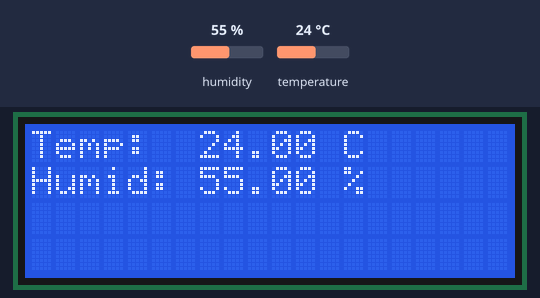
Bench run of a sketch on a simulated Arduino Uno, built with avr-gcc and run on an emulated ATmega328P. On the bench: 20×4 character LCD. The test bench sets the inputs (shaded band); at power-on: humidity 55 %, temperature 24 °C.

Above: at 1.2 s.
1.3 s: humidity set to 22 %
At 3.3 s:
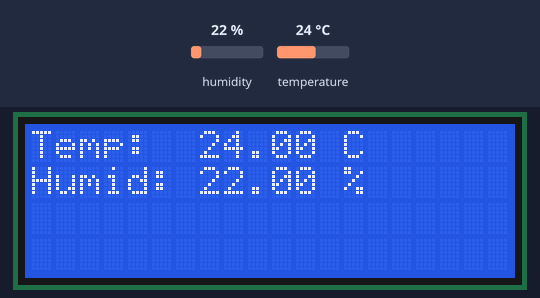
4.1 s: temperature set to 12 °C
At 6.2 s:
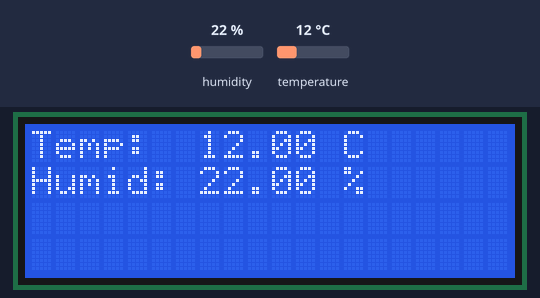
6.9 s: humidity set to 40 %
At 9.6 s:
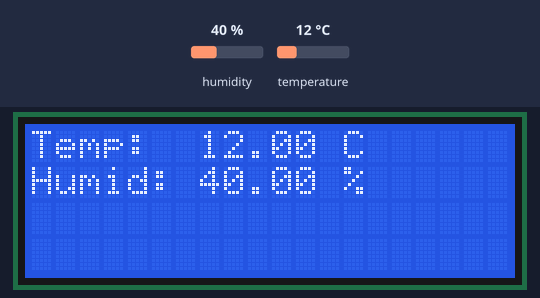
10.4 s: temperature set to 19 °C
Timing chart, 0 to 13.4 s (numbered marks = the images above; inputs shaded):
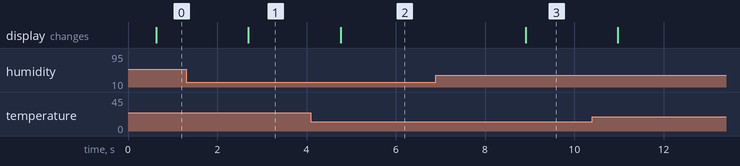

Measured:
- after the input at 1.3 s, the display: changes after 1.4 s (image 1)
- after the input at 4.1 s, the display: changes after 0.67 s (image 2)
- after the input at 6.9 s, the display: changes after 2.0 s (image 3)

The sketch:

sketch_apr03b-DHT-11_temperature_mini.ino
```cpp
/*
  LCD Display with I2C Interface and DHT-11 Temp/Humid Sensor

  NewLiquidCrystal Library  :  https://github.com/marcmerlin/NewLiquidCrystal
  DHT Libraries from Adafruit : Adafruit Unified sensor et Adafruit AM2315

*/

// Include Wire Library for I2C
#include <Wire.h>
// Include NewLiquidCrystal Library for I2C
#include <LiquidCrystal_I2C.h>

// Include DHT Libraries from Adafruit
// Dependant upon Adafruit_Sensors Library
#include "DHT.h";  // installe dans Sketch/Include Library/Manage Libraries les modules  : Adafruit Unified sensor et Adafruit AM2315

// Define LCD pinout
const int  en = 2, rw = 1, rs = 0, d4 = 4, d5 = 5, d6 = 6, d7 = 7, bl = 3;

// Define I2C Address - change if reqiuired
const int i2c_addr = 0x3F;

// DHT-11
#define DHTPIN 7       // DHT-11 connecté sur pin 7
#define DHTTYPE DHT11   // DHT Type is DHT 11

// Define LCD display connections
LiquidCrystal_I2C lcd(i2c_addr, en, rw, rs, d4, d5, d6, d7, bl, POSITIVE);

// Define Variables
float hum;    // Stores humidity value in percent
float temp;   // Stores temperature value in Celcius

// Setup DHT sensor for normal 16mhz Arduino
DHT dht(DHTPIN, DHTTYPE);

void setup() {

  // Set display type as 20 char, 4 rows
  lcd.begin(20,4);

  // Initialize DHT-11
  dht.begin();
  // Clear the display
  lcd.clear();

  lcd.setCursor(0,0);
  lcd.print("Temp:       ");

  lcd.print(" C");
  lcd.setCursor(0,1);
  lcd.print("Humid:      ");
  lcd.print(" %");
}

void loop()
{
  delay(500);  // Delay so DHT-11 sensor can stabalize

  hum = dht.readHumidity();  // Get Humidity value
  temp= dht.readTemperature();  // Get Temperature value

  // Print temperature
  lcd.setCursor(7,0);
  lcd.print(temp);

  // Print humidity
  lcd.setCursor(7,1);
  lcd.print(hum);

}
```
